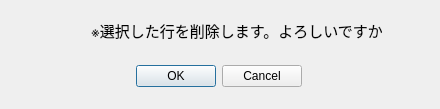
<?xml version="1.0" encoding="UTF-8"?>
<ui version="4.0">
 <class>Dialog</class>
 <widget class="QDialog" name="Dialog">
  <property name="geometry">
   <rect>
    <x>0</x>
    <y>0</y>
    <width>440</width>
    <height>109</height>
   </rect>
  </property>
  <property name="font">
   <font>
    <pointsize>9</pointsize>
   </font>
  </property>
  <property name="windowTitle">
   <string>削除</string>
  </property>
  <widget class="QDialogButtonBox" name="buttonBox">
   <property name="geometry">
    <rect>
     <x>131</x>
     <y>60</y>
     <width>171</width>
     <height>32</height>
    </rect>
   </property>
   <property name="orientation">
    <enum>Qt::Horizontal</enum>
   </property>
   <property name="standardButtons">
    <set>QDialogButtonBox::Cancel|QDialogButtonBox::Ok</set>
   </property>
  </widget>
  <widget class="QLabel" name="label">
   <property name="geometry">
    <rect>
     <x>91</x>
     <y>10</y>
     <width>291</width>
     <height>41</height>
    </rect>
   </property>
   <property name="font">
    <font>
     <pointsize>11</pointsize>
    </font>
   </property>
   <property name="text">
    <string>※選択した行を削除します。よろしいですか？</string>
   </property>
  </widget>
 </widget>
 <tabstops>
  <tabstop>buttonBox</tabstop>
 </tabstops>
 <resources/>
 <connections>
  <connection>
   <sender>buttonBox</sender>
   <signal>accepted()</signal>
   <receiver>Dialog</receiver>
   <slot>accept()</slot>
   <hints>
    <hint type="sourcelabel">
     <x>248</x>
     <y>254</y>
    </hint>
    <hint type="destinationlabel">
     <x>157</x>
     <y>274</y>
    </hint>
   </hints>
  </connection>
  <connection>
   <sender>buttonBox</sender>
   <signal>rejected()</signal>
   <receiver>Dialog</receiver>
   <slot>reject()</slot>
   <hints>
    <hint type="sourcelabel">
     <x>316</x>
     <y>260</y>
    </hint>
    <hint type="destinationlabel">
     <x>286</x>
     <y>274</y>
    </hint>
   </hints>
  </connection>
 </connections>
</ui>
